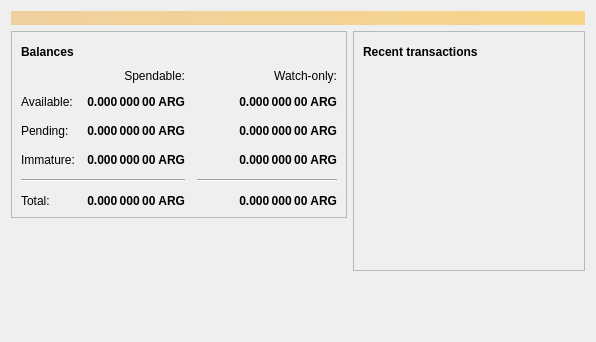
<?xml version="1.0" encoding="UTF-8"?>
<ui version="4.0">
 <class>OverviewPage</class>
 <widget class="QWidget" name="OverviewPage">
  <property name="geometry">
   <rect>
    <x>0</x>
    <y>0</y>
    <width>596</width>
    <height>342</height>
   </rect>
  </property>
  <property name="windowTitle">
   <string>Form</string>
  </property>
  <layout class="QVBoxLayout" name="topLayout">
   <item>
    <widget class="QLabel" name="labelAlerts">
     <property name="visible">
      <bool>false</bool>
     </property>
     <property name="styleSheet">
      <string notr="true">QLabel { background-color: qlineargradient(x1: 0, y1: 0, x2: 1, y2: 0, stop:0 #F0D0A0, stop:1 #F8D488); color:#000000; }</string>
     </property>
     <property name="wordWrap">
      <bool>true</bool>
     </property>
     <property name="margin">
      <number>3</number>
     </property>
     <property name="textInteractionFlags">
      <set>Qt::TextSelectableByMouse</set>
     </property>
    </widget>
   </item>
   <item>
    <layout class="QHBoxLayout" name="horizontalLayout" stretch="1,1">
     <item>
      <layout class="QVBoxLayout" name="verticalLayout_2">
       <item>
        <widget class="QFrame" name="frame">
         <property name="frameShape">
          <enum>QFrame::StyledPanel</enum>
         </property>
         <property name="frameShadow">
          <enum>QFrame::Raised</enum>
         </property>
         <layout class="QVBoxLayout" name="verticalLayout_4">
          <item>
           <layout class="QHBoxLayout" name="horizontalLayout_4">
            <item>
             <widget class="QLabel" name="label_5">
              <property name="font">
               <font>
                <weight>75</weight>
                <bold>true</bold>
               </font>
              </property>
              <property name="text">
               <string>Balances</string>
              </property>
             </widget>
            </item>
            <item>
             <widget class="QPushButton" name="labelWalletStatus">
              <property name="enabled">
               <bool>true</bool>
              </property>
              <property name="maximumSize">
               <size>
                <width>30</width>
                <height>16777215</height>
               </size>
              </property>
              <property name="toolTip">
               <string>The displayed information may be out of date. Your wallet automatically synchronizes with the Argentum network after a connection is established, but this process has not completed yet.</string>
              </property>
              <property name="text">
               <string/>
              </property>
              <property name="icon">
               <iconset resource="../bitcoin.qrc">
                <normaloff>:/icons/warning</normaloff>
                <disabledoff>:/icons/warning</disabledoff>:/icons/warning</iconset>
              </property>
              <property name="iconSize">
               <size>
                <width>24</width>
                <height>24</height>
               </size>
              </property>
              <property name="flat">
               <bool>true</bool>
              </property>
             </widget>
            </item>
            <item>
             <spacer name="horizontalSpacer_3">
              <property name="orientation">
               <enum>Qt::Horizontal</enum>
              </property>
              <property name="sizeHint" stdset="0">
               <size>
                <width>40</width>
                <height>20</height>
               </size>
              </property>
             </spacer>
            </item>
           </layout>
          </item>
          <item>
           <layout class="QGridLayout" name="gridLayout">
            <property name="spacing">
             <number>12</number>
            </property>
            <item row="2" column="2">
             <widget class="QLabel" name="labelWatchPending">
              <property name="font">
               <font>
                <weight>75</weight>
                <bold>true</bold>
               </font>
              </property>
              <property name="cursor">
               <cursorShape>IBeamCursor</cursorShape>
              </property>
              <property name="toolTip">
               <string>Unconfirmed transactions to watch-only addresses</string>
              </property>
              <property name="text">
               <string notr="true">0.000 000 00 ARG</string>
              </property>
              <property name="alignment">
               <set>Qt::AlignRight|Qt::AlignTrailing|Qt::AlignVCenter</set>
              </property>
              <property name="textInteractionFlags">
               <set>Qt::LinksAccessibleByMouse|Qt::TextSelectableByKeyboard|Qt::TextSelectableByMouse</set>
              </property>
             </widget>
            </item>
            <item row="2" column="1">
             <widget class="QLabel" name="labelUnconfirmed">
              <property name="font">
               <font>
                <weight>75</weight>
                <bold>true</bold>
               </font>
              </property>
              <property name="cursor">
               <cursorShape>IBeamCursor</cursorShape>
              </property>
              <property name="toolTip">
               <string>Total of transactions that have yet to be confirmed, and do not yet count toward the spendable balance</string>
              </property>
              <property name="text">
               <string notr="true">0.000 000 00 ARG</string>
              </property>
              <property name="alignment">
               <set>Qt::AlignRight|Qt::AlignTrailing|Qt::AlignVCenter</set>
              </property>
              <property name="textInteractionFlags">
               <set>Qt::LinksAccessibleByMouse|Qt::TextSelectableByKeyboard|Qt::TextSelectableByMouse</set>
              </property>
             </widget>
            </item>
            <item row="3" column="2">
             <widget class="QLabel" name="labelWatchImmature">
              <property name="font">
               <font>
                <weight>75</weight>
                <bold>true</bold>
               </font>
              </property>
              <property name="cursor">
               <cursorShape>IBeamCursor</cursorShape>
              </property>
              <property name="toolTip">
               <string>Mined balance in watch-only addresses that has not yet matured</string>
              </property>
              <property name="text">
               <string notr="true">0.000 000 00 ARG</string>
              </property>
              <property name="alignment">
               <set>Qt::AlignRight|Qt::AlignTrailing|Qt::AlignVCenter</set>
              </property>
              <property name="textInteractionFlags">
               <set>Qt::LinksAccessibleByMouse|Qt::TextSelectableByKeyboard|Qt::TextSelectableByMouse</set>
              </property>
             </widget>
            </item>
            <item row="4" column="0" colspan="2">
             <widget class="Line" name="line">
              <property name="orientation">
               <enum>Qt::Horizontal</enum>
              </property>
             </widget>
            </item>
            <item row="4" column="2">
             <widget class="Line" name="lineWatchBalance">
              <property name="sizePolicy">
               <sizepolicy hsizetype="Preferred" vsizetype="Fixed">
                <horstretch>0</horstretch>
                <verstretch>0</verstretch>
               </sizepolicy>
              </property>
              <property name="minimumSize">
               <size>
                <width>140</width>
                <height>0</height>
               </size>
              </property>
              <property name="orientation">
               <enum>Qt::Horizontal</enum>
              </property>
             </widget>
            </item>
            <item row="5" column="0">
             <widget class="QLabel" name="labelTotalText">
              <property name="text">
               <string>Total:</string>
              </property>
             </widget>
            </item>
            <item row="3" column="1">
             <widget class="QLabel" name="labelImmature">
              <property name="font">
               <font>
                <weight>75</weight>
                <bold>true</bold>
               </font>
              </property>
              <property name="cursor">
               <cursorShape>IBeamCursor</cursorShape>
              </property>
              <property name="toolTip">
               <string>Mined balance that has not yet matured</string>
              </property>
              <property name="text">
               <string notr="true">0.000 000 00 ARG</string>
              </property>
              <property name="alignment">
               <set>Qt::AlignRight|Qt::AlignTrailing|Qt::AlignVCenter</set>
              </property>
              <property name="textInteractionFlags">
               <set>Qt::LinksAccessibleByMouse|Qt::TextSelectableByKeyboard|Qt::TextSelectableByMouse</set>
              </property>
             </widget>
            </item>
            <item row="2" column="3">
             <spacer name="horizontalSpacer_2">
              <property name="orientation">
               <enum>Qt::Horizontal</enum>
              </property>
              <property name="sizeHint" stdset="0">
               <size>
                <width>40</width>
                <height>20</height>
               </size>
              </property>
             </spacer>
            </item>
            <item row="3" column="0">
             <widget class="QLabel" name="labelImmatureText">
              <property name="text">
               <string>Immature:</string>
              </property>
             </widget>
            </item>
            <item row="5" column="1">
             <widget class="QLabel" name="labelTotal">
              <property name="font">
               <font>
                <weight>75</weight>
                <bold>true</bold>
               </font>
              </property>
              <property name="cursor">
               <cursorShape>IBeamCursor</cursorShape>
              </property>
              <property name="toolTip">
               <string>Your current total balance</string>
              </property>
              <property name="text">
               <string notr="true">0.000 000 00 ARG</string>
              </property>
              <property name="alignment">
               <set>Qt::AlignRight|Qt::AlignTrailing|Qt::AlignVCenter</set>
              </property>
              <property name="textInteractionFlags">
               <set>Qt::LinksAccessibleByMouse|Qt::TextSelectableByKeyboard|Qt::TextSelectableByMouse</set>
              </property>
             </widget>
            </item>
            <item row="5" column="2">
             <widget class="QLabel" name="labelWatchTotal">
              <property name="font">
               <font>
                <weight>75</weight>
                <bold>true</bold>
               </font>
              </property>
              <property name="cursor">
               <cursorShape>IBeamCursor</cursorShape>
              </property>
              <property name="toolTip">
               <string>Current total balance in watch-only addresses</string>
              </property>
              <property name="text">
               <string notr="true">0.000 000 00 ARG</string>
              </property>
              <property name="alignment">
               <set>Qt::AlignRight|Qt::AlignTrailing|Qt::AlignVCenter</set>
              </property>
              <property name="textInteractionFlags">
               <set>Qt::LinksAccessibleByMouse|Qt::TextSelectableByKeyboard|Qt::TextSelectableByMouse</set>
              </property>
             </widget>
            </item>
            <item row="0" column="2">
             <widget class="QLabel" name="labelWatchonly">
              <property name="text">
               <string>Watch-only:</string>
              </property>
              <property name="alignment">
               <set>Qt::AlignRight|Qt::AlignTrailing|Qt::AlignVCenter</set>
              </property>
             </widget>
            </item>
            <item row="1" column="0">
             <widget class="QLabel" name="labelBalanceText">
              <property name="text">
               <string>Available:</string>
              </property>
             </widget>
            </item>
            <item row="1" column="1">
             <widget class="QLabel" name="labelBalance">
              <property name="font">
               <font>
                <weight>75</weight>
                <bold>true</bold>
               </font>
              </property>
              <property name="cursor">
               <cursorShape>IBeamCursor</cursorShape>
              </property>
              <property name="toolTip">
               <string>Your current spendable balance</string>
              </property>
              <property name="text">
               <string notr="true">0.000 000 00 ARG</string>
              </property>
              <property name="alignment">
               <set>Qt::AlignRight|Qt::AlignTrailing|Qt::AlignVCenter</set>
              </property>
              <property name="textInteractionFlags">
               <set>Qt::LinksAccessibleByMouse|Qt::TextSelectableByKeyboard|Qt::TextSelectableByMouse</set>
              </property>
             </widget>
            </item>
            <item row="1" column="2">
             <widget class="QLabel" name="labelWatchAvailable">
              <property name="font">
               <font>
                <weight>75</weight>
                <bold>true</bold>
               </font>
              </property>
              <property name="cursor">
               <cursorShape>IBeamCursor</cursorShape>
              </property>
              <property name="toolTip">
               <string>Your current balance in watch-only addresses</string>
              </property>
              <property name="text">
               <string notr="true">0.000 000 00 ARG</string>
              </property>
              <property name="alignment">
               <set>Qt::AlignRight|Qt::AlignTrailing|Qt::AlignVCenter</set>
              </property>
              <property name="textInteractionFlags">
               <set>Qt::LinksAccessibleByMouse|Qt::TextSelectableByKeyboard|Qt::TextSelectableByMouse</set>
              </property>
             </widget>
            </item>
            <item row="2" column="0">
             <widget class="QLabel" name="labelPendingText">
              <property name="text">
               <string>Pending:</string>
              </property>
             </widget>
            </item>
            <item row="0" column="1">
             <widget class="QLabel" name="labelSpendable">
              <property name="text">
               <string>Spendable:</string>
              </property>
              <property name="alignment">
               <set>Qt::AlignRight|Qt::AlignTrailing|Qt::AlignVCenter</set>
              </property>
             </widget>
            </item>
           </layout>
          </item>
         </layout>
        </widget>
       </item>
       <item>
        <spacer name="verticalSpacer">
         <property name="orientation">
          <enum>Qt::Vertical</enum>
         </property>
         <property name="sizeHint" stdset="0">
          <size>
           <width>20</width>
           <height>40</height>
          </size>
         </property>
        </spacer>
       </item>
      </layout>
     </item>
     <item>
      <layout class="QVBoxLayout" name="verticalLayout_3">
       <item>
        <widget class="QFrame" name="frame_2">
         <property name="frameShape">
          <enum>QFrame::StyledPanel</enum>
         </property>
         <property name="frameShadow">
          <enum>QFrame::Raised</enum>
         </property>
         <layout class="QVBoxLayout" name="verticalLayout">
          <item>
           <layout class="QHBoxLayout" name="horizontalLayout_2">
            <item>
             <widget class="QLabel" name="label_4">
              <property name="font">
               <font>
                <weight>75</weight>
                <bold>true</bold>
               </font>
              </property>
              <property name="text">
               <string>Recent transactions</string>
              </property>
             </widget>
            </item>
            <item>
             <widget class="QPushButton" name="labelTransactionsStatus">
              <property name="enabled">
               <bool>true</bool>
              </property>
              <property name="maximumSize">
               <size>
                <width>30</width>
                <height>16777215</height>
               </size>
              </property>
              <property name="toolTip">
               <string>The displayed information may be out of date. Your wallet automatically synchronizes with the Argentum network after a connection is established, but this process has not completed yet.</string>
              </property>
              <property name="text">
               <string/>
              </property>
              <property name="icon">
               <iconset resource="../bitcoin.qrc">
                <normaloff>:/icons/warning</normaloff>
                <disabledoff>:/icons/warning</disabledoff>:/icons/warning</iconset>
              </property>
              <property name="iconSize">
               <size>
                <width>24</width>
                <height>24</height>
               </size>
              </property>
              <property name="flat">
               <bool>true</bool>
              </property>
             </widget>
            </item>
            <item>
             <spacer name="horizontalSpacer">
              <property name="orientation">
               <enum>Qt::Horizontal</enum>
              </property>
              <property name="sizeHint" stdset="0">
               <size>
                <width>40</width>
                <height>20</height>
               </size>
              </property>
             </spacer>
            </item>
           </layout>
          </item>
          <item>
           <widget class="QListView" name="listTransactions">
            <property name="styleSheet">
             <string notr="true">QListView { background: transparent; }</string>
            </property>
            <property name="frameShape">
             <enum>QFrame::NoFrame</enum>
            </property>
            <property name="verticalScrollBarPolicy">
             <enum>Qt::ScrollBarAlwaysOff</enum>
            </property>
            <property name="horizontalScrollBarPolicy">
             <enum>Qt::ScrollBarAlwaysOff</enum>
            </property>
            <property name="selectionMode">
             <enum>QAbstractItemView::NoSelection</enum>
            </property>
           </widget>
          </item>
         </layout>
        </widget>
       </item>
       <item>
        <spacer name="verticalSpacer_2">
         <property name="orientation">
          <enum>Qt::Vertical</enum>
         </property>
         <property name="sizeHint" stdset="0">
          <size>
           <width>20</width>
           <height>40</height>
          </size>
         </property>
        </spacer>
       </item>
      </layout>
     </item>
    </layout>
   </item>
  </layout>
 </widget>
 <resources/>
 <connections/>
</ui>
